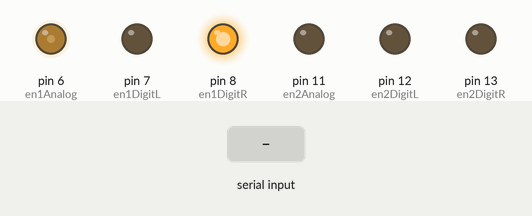
Simulated run of this sketch. Board: Arduino Uno, built with avr-gcc and run on an emulated ATmega328P. Shown: output pins drawn as LEDs (lit = HIGH). The inputs (shaded band) are chosen by the test bench. What the sketch prints to the serial monitor is not drawn.

Above: at 11.0 s.
11.1 s: "90,45\n" received over the second serial link
At 16.8 s:
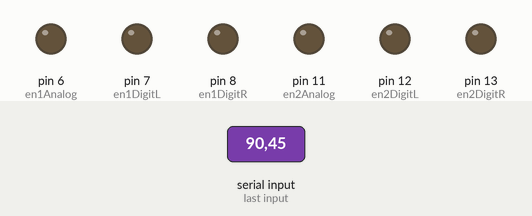
17.2 s: "2\n" received over the second serial link
At 17.35 s:
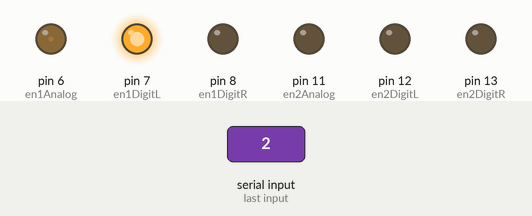
23.3 s: "3\n" received over the second serial link
At 27.56 s:
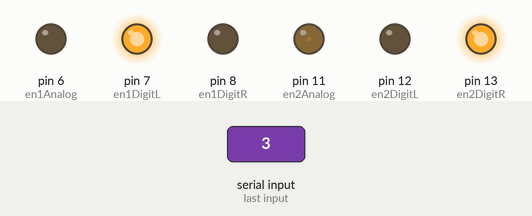
30.1 s: "1\n" received over the second serial link
At 32.66 s:
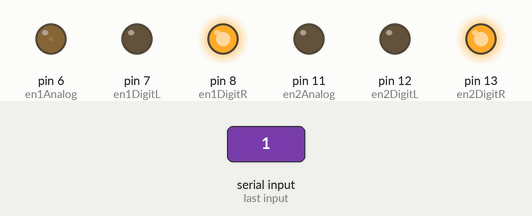
36.2 s: "4\n" received over the second serial link
At 37.77 s:
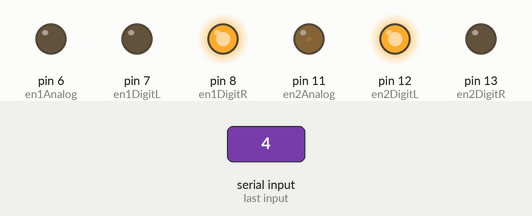
42.3 s: "1\n" received over the second serial link
Timing chart, 0 to 81.7 s (numbered marks = the images above; inputs shaded):
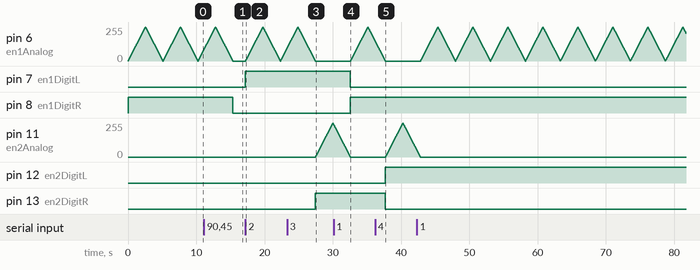

Measured:
- after the input at 11.1 s, pin 6 (en1Analog): goes on until 15.4 s, then stays 0/255; pin 8 (en1DigitR): HIGH → LOW after 4.3 s
- after the input at 17.2 s, pin 7 (en1DigitL): LOW → HIGH at once
- after the input at 23.3 s, pin 6 (en1Analog): goes on until 27.4 s, then stays 0/255; pin 11 (en2Analog): rises from 0/255 to 255/255 in 2.5 s, then falls to 247/255 in 0.09 s; pin 13 (en2DigitR): LOW → HIGH after 4.2 s
- after the input at 30.1 s, pin 6 (en1Analog): rises from 0/255 to 255/255 in 2.5 s, then falls to 150/255 in 1.1 s; pin 7 (en1DigitL): HIGH → LOW after 2.5 s; pin 8 (en1DigitR): LOW → HIGH after 2.5 s; pin 11 (en2Analog): goes on until 32.6 s, then stays 0/255
- after the input at 36.2 s, pin 6 (en1Analog): goes on until 37.7 s, then stays 0/255; pin 11 (en2Analog): rises from 0/255 to 255/255 in 2.5 s, then falls to 52/255 in 2.0 s; pin 12 (en2DigitL): LOW → HIGH after 1.5 s; pin 13 (en2DigitR): HIGH → LOW after 1.5 s

The sketch:

hc-05_led_manager.ino
```cpp
#include <SoftwareSerial.h>
SoftwareSerial BTSerial(2, 3);

#define en1Analog 6
#define en1DigitL 7
#define en1DigitR 8

#define en2Analog 11
#define en2DigitL 12
#define en2DigitR 13

char data = 1;

void setup() {
    Serial.begin(9600);
    BTSerial.begin(9600);

    pinMode(en1Analog, OUTPUT);
    pinMode(en1DigitL, OUTPUT);
    pinMode(en1DigitR, OUTPUT);

    pinMode(en2Analog, OUTPUT);
    pinMode(en2DigitL, OUTPUT);
    pinMode(en2DigitR, OUTPUT);
}

void loop() {
    if (BTSerial.available()) {
        String receivedString = BTSerial.readStringUntil('\n');
        data = receivedString.toInt();
        Serial.println(data);
    }

    switch (data) {
        case 1:
            digitalWrite(en1DigitL, LOW);
            digitalWrite(en1DigitR, HIGH);
            sterujPWM(en1Analog);
            break;

        case 2:
            digitalWrite(en1DigitL, HIGH);
            digitalWrite(en1DigitR, LOW);
            sterujPWM(en1Analog);
            break;

        case 3:
            digitalWrite(en2DigitL, LOW);
            digitalWrite(en2DigitR, HIGH);
            sterujPWM(en2Analog);
            break;

        case 4:
            digitalWrite(en2DigitL, HIGH);
            digitalWrite(en2DigitR, LOW);
            sterujPWM(en2Analog);
            break;

        default:
            digitalWrite(en1DigitL, LOW);
            digitalWrite(en1DigitR, LOW);
            digitalWrite(en2DigitL, LOW);
            digitalWrite(en2DigitR, LOW);
            analogWrite(en1Analog, 0);
            analogWrite(en2Analog, 0);
            break;
    }
}

void sterujPWM(int pin) {
    for (int i = 0; i <= 255; i++) {
        analogWrite(pin, i);
        delay(10);
    }
    for (int i = 255; i >= 0; i--) {
        analogWrite(pin, i);
        delay(10);
    }
}
```
